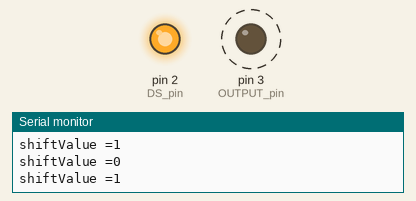
Simulated run of this sketch. Board: Arduino Uno, built with avr-gcc and run on an emulated ATmega328P. Shown: output pins drawn as LEDs (lit = HIGH), the last lines printed to the serial monitor. Dashed ring = blinking. Pins used as bus, display or sensor lines are not drawn.

Above: at 0.2 s.
At 36.1 s:
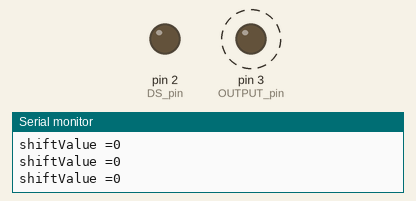
Timing chart, 0 to 40.0 s (numbered marks = the images above):
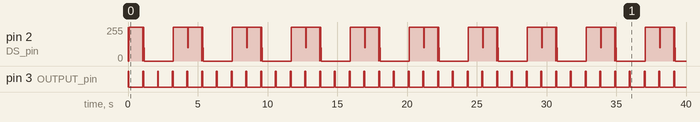

The sketch:

595_IC.ino
```cpp
const int DS_pin=2;
const int OUTPUT_pin=3;
const int STCP_pin=4;
const int SHCP_pin=5;

void setup() {
  Serial.begin(9600);
  pinMode(DS_pin,OUTPUT);
  pinMode(OUTPUT_pin,OUTPUT);
  pinMode(STCP_pin,OUTPUT);
  pinMode(SHCP_pin,OUTPUT);

  digitalWrite(SHCP_pin,LOW);  //初始值是0
  digitalWrite(STCP_pin,LOW);  //初始值是0
  digitalWrite(OUTPUT_pin,HIGH); //OUTPUT//初始值是HIGH =關閉的狀態 =>改為LOW才會亮燈

}
///////////////////////////////////////////////
void loop() {
  byte value;
  int delayTime;

  delayTime=1000;

  value=B10101010; //設定奇數亮
  ShiftLEDValue(value);//啟動設定值
    delay(delayTime);
  digitalWrite(OUTPUT_pin,HIGH); //關閉


  value=B01010101; //設定偶數亮
  ShiftLEDValue(value);//啟動設定值
    delay(delayTime);
  digitalWrite(OUTPUT_pin,HIGH); //關閉


  value=B00000001;  //設定亮第7(8)顆
  ShiftLEDValue(value);//啟動設定值
   delay(delayTime);
  digitalWrite(OUTPUT_pin,HIGH);//關閉


    value=B10000000; //設定亮第0(1)顆
  ShiftLEDValue(value);//啟動設定值
  delay(delayTime);
   digitalWrite(OUTPUT_pin,HIGH);//關閉

}
///////////////////////////////////////////////////////
void ShiftLEDValue(byte value){
  byte shiftValue;

  for(int i=0; i<8;i++){ //LOOP裡面是做數位運算

    shiftValue = (value >> i) & 0x1; ///0x1是16進位的1的意思  (詳細看照片)
    Serial.print("shiftValue =");
    Serial.println(shiftValue);
    digitalWrite(DS_pin , shiftValue);
    //delay(1);
    digitalWrite(SHCP_pin,HIGH); ////一次shift一個bit(arduino一次只能接受1bit) 共作八次  {這裡是給電 1}
    //delay(1);
    digitalWrite(SHCP_pin,LOW);  ////一次shift一個bit(arduino一次只能接受1bit) 共作八次  {這裡是斷電 0}
    //delay(1);
  }
    digitalWrite(STCP_pin,HIGH); //將shift的值放進register   {這裡是給電 1}
   // delay(5);
    digitalWrite(STCP_pin,LOW);  //將shift的值放進register   {這裡是斷電 0}
   // delay(5);

   digitalWrite(OUTPUT_pin,LOW);//輸出
}
```

Measured:
- by itself, pin 3 (OUTPUT_pin): alternates HIGH for 0.06 s and LOW for 1.0 s
